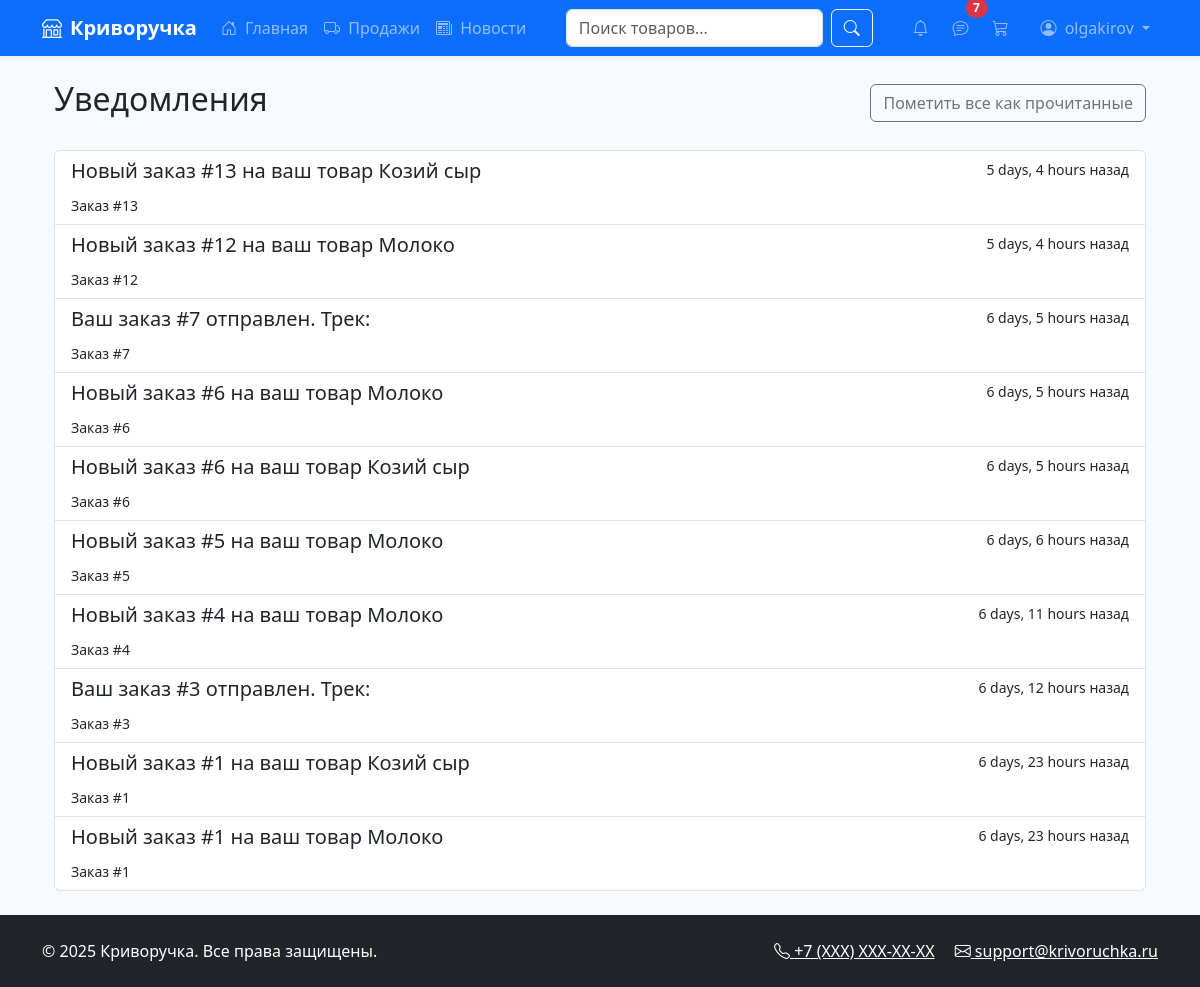
/notifications/ (signed in), run on an earlier commit of the app's database.
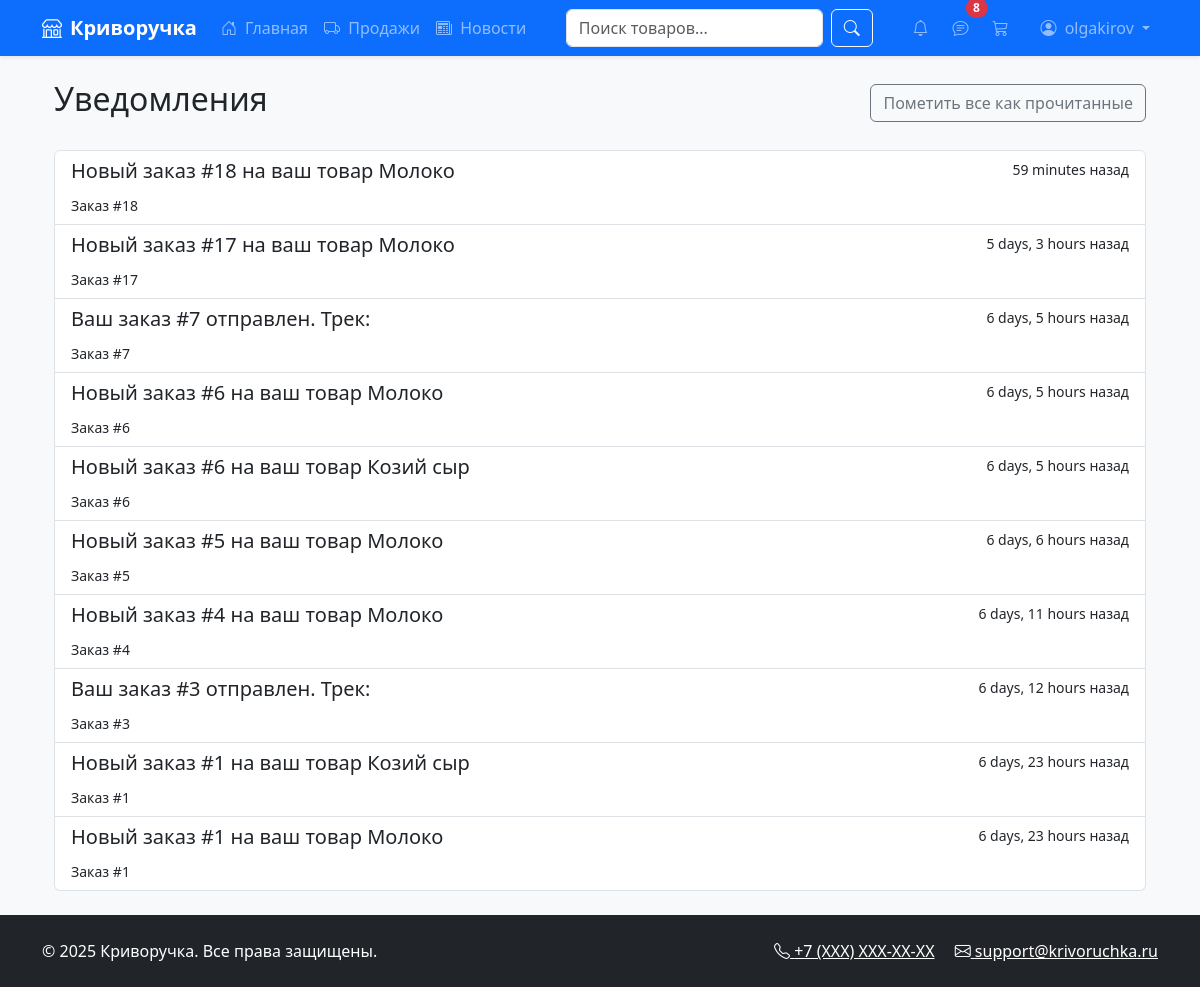
And on a later commit of the database.
### marketplace/models.py (models this page shows, shortened)
class Notification(models.Model):
    user = models.ForeignKey(User, on_delete=models.CASCADE, related_name='notifications')
    message = models.TextField()
    is_read = models.BooleanField(default=False)
    created_at = models.DateTimeField(auto_now_add=True)
    order = models.ForeignKey(Order, on_delete=models.CASCADE, null=True, blank=True)
    class Meta:
        ordering = ['-created_at']

class Order(models.Model):
    PENDING = 'pending'
    SHIPPED = 'shipped'
    DELIVERED = 'delivered'
    STATUS_CHOICES = [
        (PENDING, 'В обработке'),
        (SHIPPED, 'Отправлено'),
        (DELIVERED, 'Доставлено'),
    ]
    user = models.ForeignKey(User, on_delete=models.CASCADE)
    products = models.ManyToManyField('Product', through='OrderItem')  # Изменили items на products
    total_price = models.DecimalField(max_digits=10, decimal_places=2)
    address = models.TextField()
    status = models.CharField(max_length=20, choices=STATUS_CHOICES, default=PENDING)
    created_at = models.DateTimeField(auto_now_add=True)
    updated_at = models.DateTimeField(auto_now=True)
    tracking_number = models.CharField(max_length=50, blank=True, null=True)

### marketplace/views.py (the view)
# urls.py: path('notifications/', views.notifications, name='notifications'),
@login_required
def notifications(request):
    notifications = request.user.notifications.all()
    request.user.notifications.filter(is_read=False).update(is_read=True)
    return render(request, 'marketplace/notifications.html', {'notifications': notifications})

### marketplace/context_processors.py (called while the page is built)
def unread_notifications(request):
    if request.user.is_authenticated:
        return {
            'unread_count': request.user.notifications.filter(is_read=False).count()
        }
    return {}

def unread_chats(request):
    if not request.user.is_authenticated:
        return {}
    unread_count = Message.objects.filter(
        chat__order__order_items__seller=request.user,
        is_read=False
    ).exclude(
        sender=request.user
    ).count()
    return {'unread_chats_count': unread_count}

### marketplace/views.py (called while the page is built)
def base_context(request):
    if request.user.is_authenticated:
        return {'cart_items_count': Cart.objects.filter(user=request.user).count()}
    return {}

### templates/marketplace/notifications.html (shortened to what this page needs)
{% extends 'marketplace/base.html' %}
{% block content %}
<div class="container mt-4">
    <div class="d-flex justify-content-between align-items-center mb-4">
        <h2>Уведомления</h2>
        <a href="{% url 'mark_all_notifications_read' %}" class="btn btn-outline-secondary">
            Пометить все как прочитанные
        </a>
    </div>
    {% if notifications %}
    <div class="list-group">
        {% for notification in notifications %}
        <a href="{% if notification.order %}{% url 'order_detail' notification.order.id %}{% else %}#{% endif %}"
           class="list-group-item list-group-item-action {% if not notification.is_read %}list-group-item-primary{% endif %}">
            <div class="d-flex w-100 justify-content-between">
                <h5 class="mb-1">{{ notification.message }}</h5>
                <small>{{ notification.created_at|timesince }} назад</small>
            </div>
            {% if notification.order %}
            <div class="d-flex justify-content-between align-items-center mt-2">
                <small>Заказ #{{ notification.order.id }}</small>
            </div>
            {% endif %}
        </a>
        {% endfor %}
    </div>
    {% else %}
    <div class="alert alert-info">
        У вас нет новых уведомлений
    </div>
    {% endif %}
</div>
{% endblock %}

### templates/marketplace/base.html (shortened to what the changed rows need)
<!DOCTYPE html>
<html lang="ru">
{% load custom_filters %}
{% load seller_tags %}
<head>
    <link href="https://cdn.jsdelivr.net/npm/bootstrap@5.3.2/dist/css/bootstrap.min.css" rel="stylesheet">
    <link rel="stylesheet" href="https://cdn.jsdelivr.net/npm/bootstrap-icons@1.11.3/font/bootstrap-icons.min.css">
    <link href="/static/css/style.css" rel="stylesheet">
</head>
<body class="d-flex flex-column min-vh-100 bg-light">
    <nav class="navbar navbar-expand-lg navbar-dark bg-primary shadow-sm position-relative">
        <div class="container">
            <div class="collapse navbar-collapse" id="mainNavbar">
                <ul class="navbar-nav ms-auto mb-2 mb-lg-0">
                    {% if user.is_authenticated %}
{% if user.is_authenticated %}
<li class="nav-item me-2">
    <a href="{% url 'seller_chats' %}" class="nav-link position-relative">
    <i class="bi bi-chat-text"></i>
    {% if unread_chats_count > 0 %}
    <span class="position-absolute top-0 start-100 translate-middle badge rounded-pill bg-danger">
        {{ unread_chats_count }}
    </span>
    {% endif %}
</a>
</li>
{% endif %}
                    {% endif %}
                </ul>
            </div>
        </div>
    </nav>
    <main class="flex-grow-1">
        <div class="container my-4">
            {% block content %}{% endblock %}
        </div>
    </main>
</body>
</html>

What changed in the data, as far as the page shows it:
removed Notification: message "Новый заказ #13 на ваш товар Козий сыр", created_at "5 days, 4 hours", order.id "13"
removed Notification: message "Новый заказ #12 на ваш товар Молоко", created_at "5 days, 4 hours", order.id "12"
added Notification: message "Новый заказ #18 на ваш товар Молоко", created_at "59 minutes", order.id "18"
added Notification: message "Новый заказ #17 на ваш товар Молоко", created_at "5 days, 3 hours", order.id "17"
Also different on the page:
{{ unread_chats_count }}: "7" → "8"
